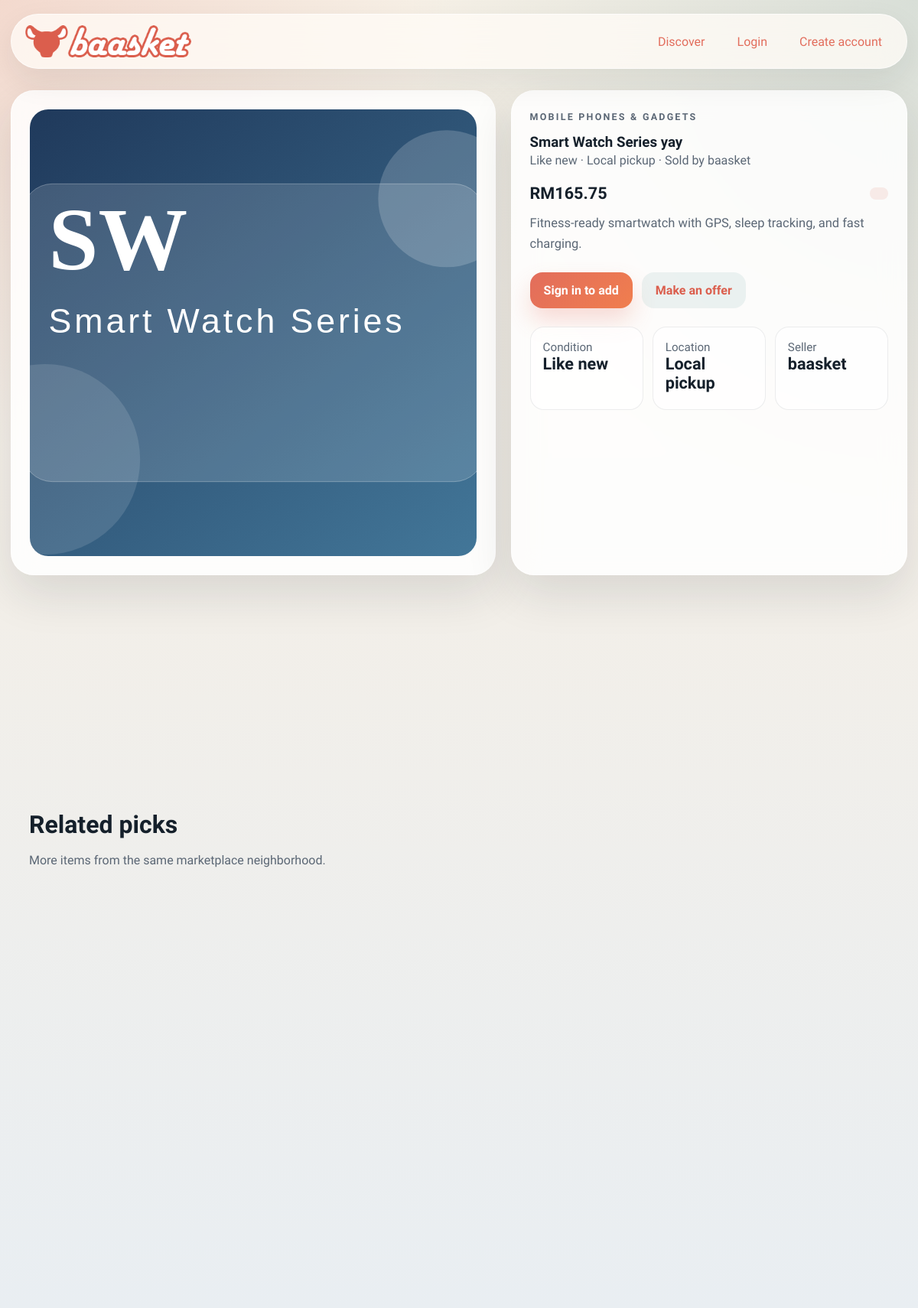
Screenshot of /listing/20 with the database file from the repository.
### models.py (models this page shows, shortened)
class ListingModel(db.Model):
    id = db.Column(db.Integer, primary_key=True)                              # ITEMID (internal int; ITEMID UUID stored separately if needed)
    seller_id = db.Column(db.Integer, db.ForeignKey("user.id"), nullable=False, index=True)   # SELLERID → USER
    buyer_id  = db.Column(db.Integer, db.ForeignKey("user.id"), nullable=True,  index=True)   # BUYERID  → USER (null until sold)
    category    = db.Column(db.String(80),  nullable=False, index=True)       # CATEGORYID
    subcategory = db.Column(db.String(120), nullable=False, default="")       # SUBCATEGORYID
    title       = db.Column(db.String(100), nullable=False, index=True)       # TITLE    VARCHAR(100)
    price       = db.Column(db.Float,       nullable=False)                   # PRICE    FLOAT
    condition   = db.Column(db.String(10),  nullable=False)                   # CONDITION VARCHAR(10)
    listed_date = db.Column(db.DateTime,    nullable=False, default=datetime.utcnow, index=True)  # LISTEDDATE
    description = db.Column(db.String(1000), nullable=False)                  # DESCRIPTION VARCHAR(1000)
    likes    = db.Column(db.Integer, nullable=False, default=0)               # LIKES    INTEGER (≥ 0)
    reserved = db.Column(db.Boolean, nullable=False, default=False)           # RESERVED bool
    buyable  = db.Column(db.Boolean, nullable=False, default=True)            # BUYABLE  bool
    image_path     = db.Column(db.String(255), nullable=False, default="")
    seed_image_data = db.Column(db.Text,       nullable=False, default="")
    location       = db.Column(db.String(80),  nullable=False, default="")
    quantity       = db.Column(db.Integer,     nullable=False, default=1)
    sku            = db.Column(db.String(64),  nullable=True,  default="")
    is_active      = db.Column(db.Boolean,     nullable=False, default=True)
    created_at = db.synonym("listed_date")
    offers = db.relationship("Offer", backref="listing", lazy=True, cascade="all, delete-orphan")
    @property
    def seller_name(self) -> str:
        return self.seller.username if self.seller else "Unknown seller"
    @property
    def image_data(self) -> str:
        if self.image_path:
            return f"/static/{self.image_path}"
        return self.seed_image_data or "/static/assets/logo/baasket_logo.png"

class User(db.Model, UserMixin):
    id = db.Column(db.Integer, primary_key=True)
    username = db.Column(db.String(80), unique=True, nullable=False, index=True)
    email = db.Column(db.String(120), unique=True, nullable=False, index=True)
    password_hash = db.Column(db.String(255), nullable=False)
    bio = db.Column(db.String(280), nullable=False, default="")
    profile_image = db.Column(db.String(255), nullable=False, default="")
    created_at = db.Column(db.DateTime, nullable=False, default=datetime.utcnow)
    legal_name = db.Column(db.String(140), nullable=True, default="")
    ic_number = db.Column(db.String(64), nullable=True, default="")
    home_address = db.Column(db.String(255), nullable=True, default="")
    city = db.Column(db.String(80), nullable=True, default="")
    region = db.Column(db.String(80), nullable=True, default="")
    phone_number = db.Column(db.String(40), nullable=True, default="")
    country = db.Column(db.String(80), nullable=True, default="")
    last_seen = db.Column(db.DateTime, nullable=True)
    listings = db.relationship("ListingModel", foreign_keys="[ListingModel.seller_id]", backref="seller", lazy=True, cascade="all, delete-orphan")

### main.py (the view)
	@app.get("/listing/<int:listing_id>")
	def listing_detail(listing_id: int) -> ResponseReturnValue:
		listing = db.session.get(Item, listing_id)
		if listing is None:
			flash("That listing is no longer available.", "warning")
			return redirect(url_for("index"))
		return render_template(
			"listing.html",
			title=f"{listing.title} | Baasket",
			listing=listing,
			related=_related_listings(listing, limit=3),
		)

### main.py (called while the page is built)
def _money(value: object) -> str:
	amount = Decimal(str(value))
	return f"RM{amount:,.2f}"

def _related_listings(listing: Item, limit: int = 3) -> list[Item]:
	query = (
		Item.query.filter(Item.id != listing.id, Item.category == listing.category)
		.order_by(Item.created_at.desc())
		.limit(limit)
	)
	results = query.all()
	if len(results) < limit:
		fallback = (
			Item.query.filter(Item.id != listing.id)
			.order_by(Item.created_at.desc())
			.all()
		)
		for candidate in fallback:
			if candidate not in results:
				results.append(candidate)
			if len(results) >= limit:
				break
	return results[:limit]

### payment.py (called while the page is built)
    def options(self) -> tuple[dict[str, object], ...]:
        return tuple(
            {
                "code": strategy.code,
                "label": strategy.label,
                "fee_rate": getattr(strategy, "fee_rate", Decimal("0.00")),
            }
            for strategy in self._strategies.values()
        )

### templates/listing.html (shortened to what this page needs)
{% extends "base.html" %}
{% block content %}
<section class="detail-grid reveal" data-reveal>
  <article class="detail-media card-surface">
    <img src="{{ listing.image_data }}" alt="{{ listing.title }}" class="detail-image">
  </article>
  <article class="detail-copy card-surface">
    <div class="section-heading compact">
      <p class="eyebrow">{{ listing.category }}</p>
      <h1>{{ listing.title }}</h1>
      <p class="product-meta">{{ listing.condition }} · {{ listing.location }} · Sold by {{ listing.seller_name }}</p>
    </div>
    <div class="price-row">
      <strong class="detail-price">{{ listing.price|money }}</strong>
      <span class="badge">{{ listing.badge }}</span>
    </div>
    <p class="detail-description">{{ listing.description }}</p>
    <div class="action-row">
      {% if current_user.is_authenticated %}
        <form method="post" action="{{ url_for('add_to_cart', listing_id=listing.id) }}">
          <button type="submit" class="primary-button">Add to basket</button>
        </form>
      {% else %}
        <a href="{{ url_for('login', next=request.path) }}" class="primary-button">Sign in to add</a>
      {% endif %}
      <a href="#offer-form" class="secondary-button">Make an offer</a>
    </div>
    <div class="mini-grid">
      <article>
        <span>Condition</span>
        <strong>{{ listing.condition }}</strong>
      </article>
      <article>
        <span>Location</span>
        <strong>{{ listing.location }}</strong>
      </article>
      <article>
        <span>Seller</span>
        <strong>{{ listing.seller_name }}</strong>
      </article>
    </div>
  </article>
</section>
<section class="section-block">
</section>
<section class="section-block">
  <div class="section-heading">
    <div>
      <h2>Related picks</h2>
      <p>More items from the same marketplace neighborhood.</p>
    </div>
  </div>
  <div class="listing-grid compact-grid">
  </div>
</section>
{% endblock %}

### static/css/styles.css (style rules this page uses)
:root { color-scheme: light; --bg: #f4efe6; --bg-soft: #fffaf2; --panel: rgba(255, 255, 255, 0.84); --panel-strong: #ffffff; --ink: #15202b; --muted: #5b6775; --line: rgba(21, 32, 43, 0.12); --accent: #e26d5c; --accent-deep: #DB5E4D; --accent-soft: #ffd6cc; --success: #1f7a54; --warning: #a96c08; --shadow: 0 24px 60px rgba(21, 32, 43, 0.12); --radius-xl: 30px; --radius-lg: 22px; --radius-md: 16px; }
* { box-sizing: border-box; }
html { scroll-behavior: smooth; }
body { margin: 0; min-height: 100vh; background: radial-gradient(circle at top left, rgba(226, 109, 92, 0.18), transparent 28%), radial-gradient(circle at top right, rgba(31, 111, 120, 0.14), transparent 32%), linear-gradient(180deg, #f7f1e7 0%, #f3efe8 42%, #e9eef2 100%); color: var(--ink); font-family: "Lexend", "Trebuchet MS", "Gill Sans", "Segoe UI", sans-serif; }
img { display: block; max-width: 100%; }
a { color: inherit; text-decoration: none; }
.hero, .grid-layout, .detail-grid, .section-block { position: relative; margin-bottom: 24px; }
.hero-copy, .hero-card, .card-surface, .side-panel { border-radius: var(--radius-xl); background: var(--panel); border: 1px solid rgba(255, 255, 255, 0.66); box-shadow: var(--shadow); backdrop-filter: blur(16px); }
.eyebrow { margin: 0 0 14px; color: var(--accent-deep); text-transform: uppercase; letter-spacing: 0.18em; font-size: 0.78rem; font-weight: 800; }
h1, h2, h3 { margin: 0; font-family: "Lexend", Georgia, "Times New Roman", serif; line-height: 1.06; }
.hero-text, .section-heading p, .product-meta, .detail-description, .panel-note p, .feed-item p, .empty-state { color: var(--muted); line-height: 1.6; }
.search-bar button, .primary-button, .secondary-button, .ghost-button { border: 0; border-radius: 16px; padding: 14px 18px; font-weight: 800; cursor: pointer; transition: transform 0.2s ease, box-shadow 0.2s ease, background 0.2s ease; }
.search-bar button, .primary-button { background: linear-gradient(135deg, var(--accent), #f07e4e); color: white; box-shadow: 0 16px 30px rgba(226, 109, 92, 0.24); }
.secondary-button, .ghost-button { background: rgba(31, 111, 120, 0.08); color: var(--accent-deep); }
.hero-stats article, .mini-grid article, .receipt-grid article { padding: 16px; border-radius: 18px; background: rgba(255, 255, 255, 0.65); border: 1px solid rgba(21, 32, 43, 0.08); }
.hero-stats strong, .mini-grid strong, .receipt-grid strong { display: block; margin-bottom: 6px; font-size: 1.35rem; }
.hero-stats span, .mini-grid span, .receipt-grid span { color: var(--muted); font-size: 0.95rem; }
.hero-card-top, .price-row, .action-row, .cart-controls, .cart-line, .section-heading, .subtle-row { display: flex; align-items: center; justify-content: space-between; gap: 12px; }
.badge, .tag { display: inline-flex; align-items: center; gap: 8px; border-radius: 999px; padding: 8px 12px; background: rgba(226, 109, 92, 0.12); color: var(--accent); font-size: 0.82rem; font-weight: 800; }
.hero-preview, .detail-image, .product-image-wrap img, .cart-line img { width: 100%; border-radius: 24px; object-fit: cover; }
.section-block, .card-surface, .side-panel { padding: 24px; }
.section-heading { margin-bottom: 18px; }
.section-heading.compact { display: block; }
.section-heading h2 { margin-bottom: 6px; font-size: 2rem; }
.listing-grid { display: grid; grid-template-columns: repeat(2, minmax(0, 1fr)); gap: 18px; }
.compact-grid { grid-template-columns: repeat(3, minmax(0, 1fr)); }
.product-meta { margin: 0 0 16px; }
.price-row strong { font-size: 1.35rem; }
.detail-grid { display: grid; grid-template-columns: minmax(0, 1.1fr) minmax(0, 0.9fr); gap: 20px; }
.detail-image { aspect-ratio: 1 / 1; }
.detail-price { font-size: 2rem; }
.detail-description { margin: 14px 0 0; font-size: 1.03rem; }
.action-row { margin: 24px 0; justify-content: flex-start; }
.mini-grid { display: grid; grid-template-columns: repeat(3, minmax(0, 1fr)); gap: 12px; }
.reveal { opacity: 0; transform: translateY(16px); transition: opacity 0.55s ease, transform 0.55s ease; }
.reveal.is-visible { opacity: 1; transform: translateY(0); }

### rows the page displays
ListingModel: category "MOBILE PHONES & GADGETS", title "Smart Watch Series yay", condition "Like new", location "Local pickup", price "RM165.75", description "Fitness-ready smartwatch with GPS, sleep tracking, and fast charging."
User: seller_name "baasket"
